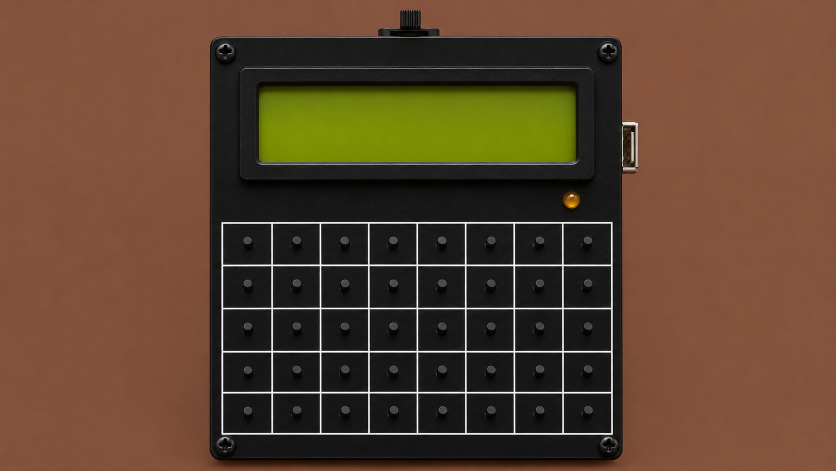
#> input picture doc/readme-renders/bases/mini-original.png, 1672 x 941 px (shown at 1/2 size)
$ python clean_mini.py
#> lines starting #> are read from the running program, lines starting #| are printed output that depends on the picture; after the words box and inside, x2 and y2 are one past the last pixel; in counts of white or black regions, pixels touching at a corner belong together
#!/usr/bin/env python3
"""Manual removal requested by the user: no top switches or protruding USB.

Only the empty background/top edge and the exterior side strip are repaired.
The keyboard, display, LED, case proportions and screws are left unchanged.
"""
from pathlib import Path
from PIL import Image, ImageDraw, ImageFilter

HERE = Path(__file__).resolve().parent
source = Image.open(HERE / 'bases/mini-original.png').convert('RGB')
#> source is the input picture: PIL image 1672x941 RGB; mean R, G, B 92.8, 66.8, 47
assert source.size == (1672, 941)
result = source.copy()
# Match the brown illumination on both sides of the unwanted top protrusion,
# row by row. The case begins at y=74; it is outside this repair rectangle.
for y in range(0, 74):
    left = source.getpixel((735, y))
    right = source.getpixel((902, y))
    for x in range(744, 893):
        t = (x - 735) / (902 - 735)
        colour = tuple(round(a * (1 - t) + b * t) for a, b in zip(left, right))
        fade = min(1, (x - 744) / 6, (892 - x) / 6)
        old = source.getpixel((x, y))
        result.putpixel((x, y), tuple(round(a * fade + b * (1 - fade))
                                     for a, b in zip(colour, old)))
#> this loop made 74 passes
#> (left, right) on passes 1 to 12: ((132, 85, 64), (134, 86, 64)), ((134, 85, 65), (135, 86, 64)), ((135, 87, 66), (134, 86, 64)), ((133, 85, 63), (136, 86, 63)), ((134, 85, 64), (136, 85, 63)), ((133, 84, 62), (135, 85, 63)), ((134, 86, 63), (135, 87, 64)), ((132, 84, 63), (134, 85, 63)), ((132, 84, 64), (135, 85, 63)), ((135, 85, 64), (134, 86, 63)), ((135, 86, 64), (134, 85, 63)), ((133, 84, 63), (135, 85, 63))
# The side edge and its soft shadow are straight: clone the same strip from
# below the unused connector, keeping the original case edge in place.
box = (1240, 230, 1300, 365)
donor = source.crop((1240, 400, 1300, 535))
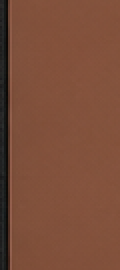
#> donor: PIL image 60x135 RGB (shown 2 times larger); mean R, G, B 122.5, 77.3, 57.4
mask = Image.new('L', donor.size, 0)
#> mask: PIL image 60x135 L; every value is 0
ImageDraw.Draw(mask).rectangle((3, 3, donor.width-4, donor.height-4), fill=255)
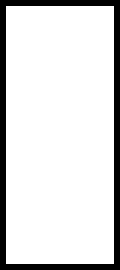
#> mask: PIL image 60x135 L (shown 2 times larger); 86% white; 1 black region, box (x1, y1, x2, y2) and area: (0, 0, 60, 135) 1134
mask = mask.filter(ImageFilter.GaussianBlur(1))
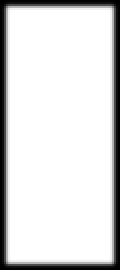
#> mask: PIL image 60x135 L (shown 2 times larger); min 0, max 255, mean 219.3
result.paste(donor, (box[0], box[1]), mask)
result.save(HERE / 'bases/mini.png')
print('Removed mini top switch and external USB connector manually')

$ run again, with doc/readme-renders/bases/40th.png copied over doc/readme-renders/bases/mini-original.png
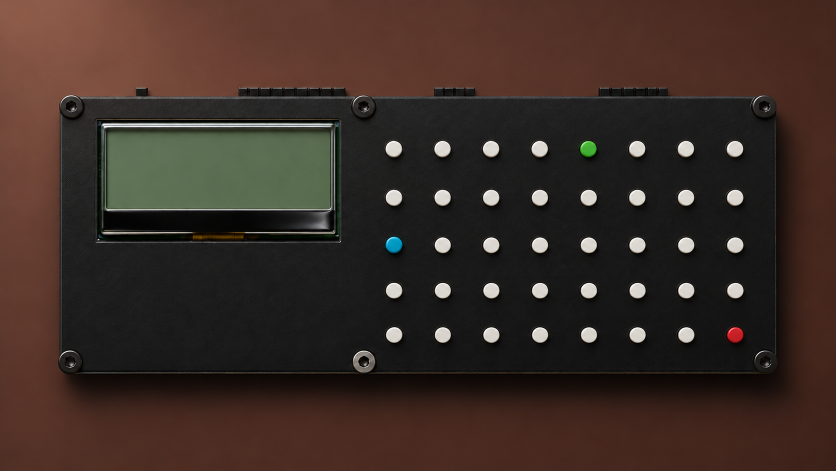
#> input picture doc/readme-renders/bases/40th.png, 1672 x 941 px (shown at 1/2 size)
#> source is the input picture: PIL image 1672x941 RGB; mean R, G, B 59.7, 44.7, 38.1
#> the loop `for y in range(0, 74):` made 74 passes
#> (left, right) on passes 1 to 8: ((90, 56, 46), (88, 53, 43)), ((91, 55, 46), (89, 53, 43)), ((91, 56, 46), (88, 53, 42)), ((90, 55, 45), (89, 53, 42)), ((91, 55, 45), (90, 53, 43)), ((91, 55, 45), (90, 53, 43)), ((91, 55, 44), (90, 54, 43)), ((90, 56, 45), (89, 53, 42))
#> `donor = source.crop((1240, 400, 1300, 535))`:
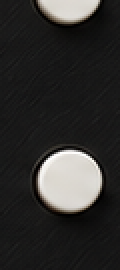
#> donor: PIL image 60x135 RGB (shown 2 times larger); mean R, G, B 48.3, 47.3, 46
